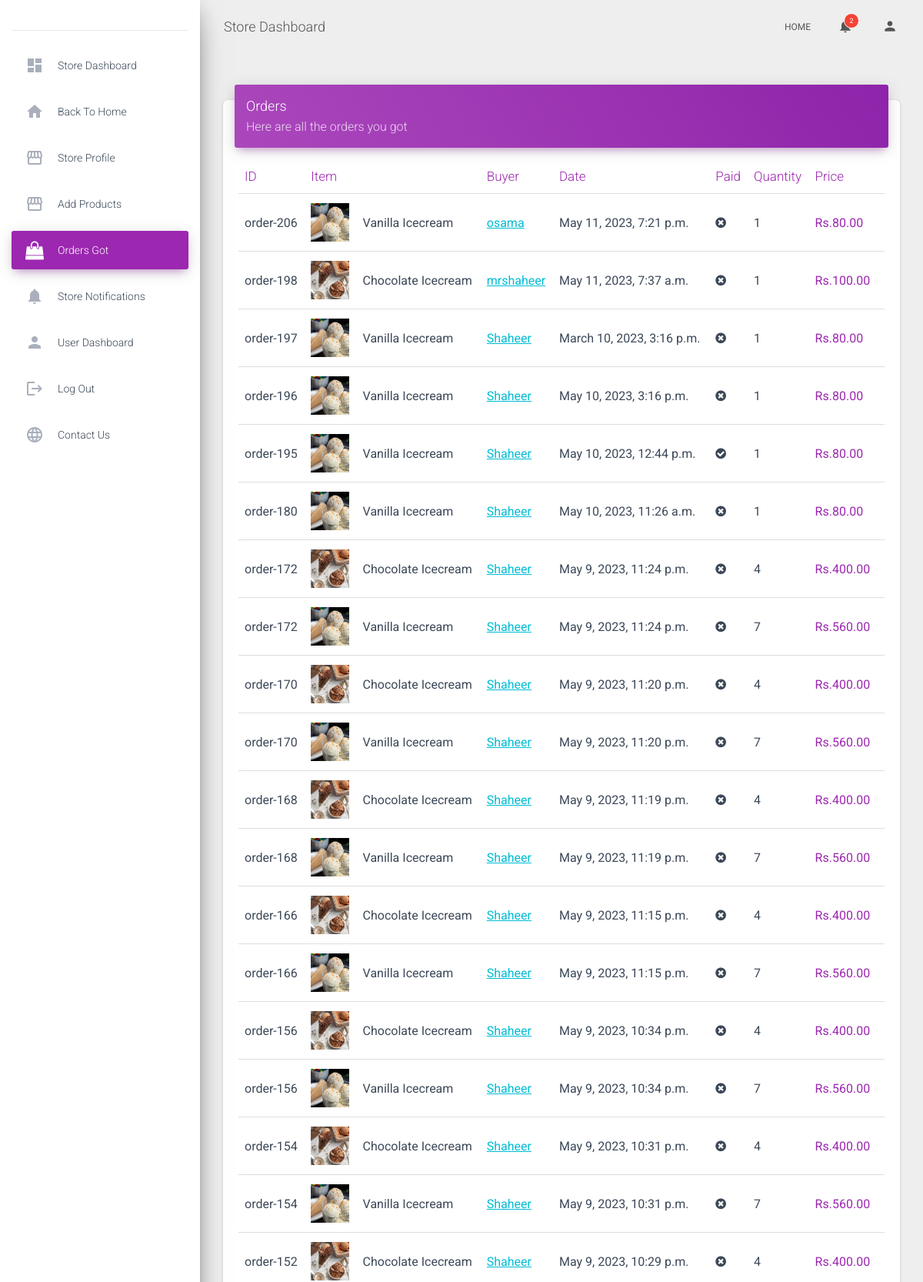
/vendor-orders/ (signed in, upper part), run on the app's committed database.
### core/models.py (models this page shows, shortened)
class CartOrderItems(models.Model):
    order = models.ForeignKey(CartOrder, on_delete=models.CASCADE)
    invoice_no = models.CharField(max_length=200)
    product_status = models.CharField(max_length=200)
    item = models.CharField(max_length=200)
    image = models.CharField(max_length=200)
    qty = models.IntegerField(default=0)
    price = models.DecimalField(max_digits=999999, decimal_places=2, default="100")
    total = models.DecimalField(max_digits=999999, decimal_places=2, default="100")
    product = models.ForeignKey(Product, on_delete=models.SET_NULL, null=True)
    class Meta:
        verbose_name_plural = "Cart Order Items"

class CartOrder(models.Model):
    user = models.ForeignKey(User, on_delete=models.CASCADE)
    price = models.DecimalField(max_digits=999999, decimal_places=2, default="100")
    paid_status = models.BooleanField(default=False)
    order_date = models.DateTimeField(auto_now_add=True)
    product_status = models.CharField(choices=STATUS_CHOICE, max_length=30, default="processing")
    payment_method = models.CharField(choices=PAYMENT_METHOD, max_length=255, null=True, default="cod")
    class Meta:
        verbose_name_plural = "Cart Orders"

class Product(models.Model):
    pid = ShortUUIDField(unique=True, length=10, max_length=30, alphabet="abcdefgh12345")
    title = models.CharField(max_length=100, default="Fresh product")
    image = models.ImageField(upload_to=user_directory_path, default="product.jpg")
    description = RichTextUploadingField(null=True, blank=True, default="This is the Product")
    user = models.ForeignKey(User, on_delete=models.SET_NULL, null=True)
    category = models.ForeignKey(Category, on_delete=models.SET_NULL, null=True, related_name="category")
    vendor = models.ForeignKey(Vendor, on_delete=models.SET_NULL, null=True, related_name="vendorproducts")
    price = models.DecimalField(max_digits=999999, decimal_places=2, default="100")
    old_price = models.DecimalField(max_digits=999999, decimal_places=2, default="200")
    tags = TaggableManager(blank=True)
    days_return = models.CharField(max_length=100, null=True, default="100")
    warranty_period = models.CharField(max_length=100, null=True, default="100")
    specification = RichTextUploadingField(null=True, blank=True)
    product_status = models.CharField(choices=STATUS, max_length=10, default="published")
    status = models.BooleanField(default=True)
    in_stock = models.BooleanField(default=True)
    featured = models.BooleanField(default=True)
    digital = models.BooleanField(default=False)
    sku = ShortUUIDField(unique=True, length=5, max_length=10, alphabet="1234567890")
    date = models.DateTimeField(auto_now_add=True)
    updated = models.DateTimeField(null=True, blank=True)
    class Meta:
        verbose_name_plural = "Products"
    def product_image(self):
        return mark_safe('<img src="%s" width="50" height="50"/>'% (self.image.url))

### userauths/models.py (models this page shows)
class User(AbstractUser):
    email=models.EmailField(unique=True)
    username=models.CharField(max_length=100)
    bio=models.CharField(max_length=255)
    is_vendor = models.BooleanField(null=True, default=False)
    USERNAME_FIELD = "email"
    REQUIRED_FIELDS = ["username"]
    def __str__(self):
        return self.username

### core/views.py (the view)
# urls.py: path('vendor-orders/', views.vendor_orders, name='vendor-orders'),
@login_required
def vendor_orders(request):
    if not Vendor.objects.filter(user=request.user).exists():
        messages.warning(request, "You first need to create your Store")
        return redirect('create-vendor-profile')
    vendor = Vendor.objects.get(user=request.user)
    orders = CartOrderItems.objects.filter(product__vendor=vendor, order__payment_method="cod").order_by("-id")
    context = {
        "order": orders,
    }
    return render(request, "core/vendor-orders.html", context)

### templates/core/vendor-orders.html (shortened to what this page needs)
{% extends 'core/base3.html' %}
{% block body %}
{% load static %}
<div class="content" style="overflow-y: scroll;">
  <div class="container-fluid">
    <div class="row">
      <div class="col-md-12">
        <div class="card">
          <div class="card-header card-header-primary">
            <h4 class="card-title">Orders</h4>
            <p class="card-category">Here are all the orders you got</p>
          </div>
          <div class="card-body">
            <div class="table-responsive">
              <table class="table">
                <thead class="text-primary">
                  <th>ID</th>
                  <th colspan="2">Item</th>
                  <th>Buyer</th>
                  <th>Date</th>
                  <th>Paid</th>
                  <th>Quantity</th>
                  <th>Price</th>
                </thead>
                <tbody>
                  {% for o in order %}
                  <tr>
                    <td>order-{{o.order.id}}</td>
                    <td>{{o.product.product_image}}</td>
                    <td>{{o.product.title}}</td>
                    <td><a href="{% url 'customer-profile' o.order.user.id %}"
                        style="text-decoration: underline; color: #00bcd4;">{{o.order.user}}</a></td>
                    <td>{{o.order.order_date}}</td>
                    {% if o.order.paid_status == True %}
                    <td><i class="fa fa-check-circle"></i></td>
                    {% else %}
                    <td><i class="fa fa-times-circle"></i></td>
                    {% endif %}
                    <td>{{o.qty}}</td>
                    <td class="text-primary">Rs.{{o.total}}</td>
                  </tr>
                  {% endfor %}
                </tbody>
              </table>
            </div>
          </div>
        </div>
      </div>
    </div>
  </div>
</div>
{% endblock body %}

### data on the page
CartOrderItems: order.id "206", product.product_image (picture), product "Vanilla Icecream", order.user "osama", order.order_date "May 11, 2023, 7:21 p.m.", qty "1", total "80.00"
CartOrderItems: order.id "198", product.product_image (picture), product "Chocolate Icecream", order.user "mrshaheer", order.order_date "May 11, 2023, 7:37 a.m.", qty "1", total "100.00"
CartOrderItems: order.id "197", product.product_image (picture), product "Vanilla Icecream", order.user "Shaheer", order.order_date "March 10, 2023, 3:16 p.m.", qty "1", total "80.00"
CartOrderItems: order.id "196", product.product_image (picture), product "Vanilla Icecream", order.user "Shaheer", order.order_date "May 10, 2023, 3:16 p.m.", qty "1", total "80.00"
CartOrderItems: order.id "195", product.product_image (picture), product "Vanilla Icecream", order.user "Shaheer", order.order_date "May 10, 2023, 12:44 p.m.", qty "1", total "80.00"
CartOrderItems: order.id "180", product.product_image (picture), product "Vanilla Icecream", order.user "Shaheer", order.order_date "May 10, 2023, 11:26 a.m.", qty "1", total "80.00"
CartOrderItems: order.id "172", product.product_image (picture), product "Chocolate Icecream", order.user "Shaheer", order.order_date "May 9, 2023, 11:24 p.m.", qty "4", total "400.00"
CartOrderItems: order.id "172", product.product_image (picture), product "Vanilla Icecream", order.user "Shaheer", order.order_date "May 9, 2023, 11:24 p.m.", qty "7", total "560.00"
CartOrderItems: order.id "170", product.product_image (picture), product "Chocolate Icecream", order.user "Shaheer", order.order_date "May 9, 2023, 11:20 p.m.", qty "4", total "400.00"
CartOrderItems: order.id "170", product.product_image (picture), product "Vanilla Icecream", order.user "Shaheer", order.order_date "May 9, 2023, 11:20 p.m.", qty "7", total "560.00"
CartOrderItems: order.id "168", product.product_image (picture), product "Chocolate Icecream", order.user "Shaheer", order.order_date "May 9, 2023, 11:19 p.m.", qty "4", total "400.00"
CartOrderItems: order.id "168", product.product_image (picture), product "Vanilla Icecream", order.user "Shaheer", order.order_date "May 9, 2023, 11:19 p.m.", qty "7", total "560.00"
CartOrderItems: order.id "166", product.product_image (picture), product "Chocolate Icecream", order.user "Shaheer", order.order_date "May 9, 2023, 11:15 p.m.", qty "4", total "400.00"
CartOrderItems: order.id "166", product.product_image (picture), product "Vanilla Icecream", order.user "Shaheer", order.order_date "May 9, 2023, 11:15 p.m.", qty "7", total "560.00"
CartOrderItems: order.id "156", product.product_image (picture), product "Chocolate Icecream", order.user "Shaheer", order.order_date "May 9, 2023, 10:34 p.m.", qty "4", total "400.00"
CartOrderItems: order.id "156", product.product_image (picture), product "Vanilla Icecream", order.user "Shaheer", order.order_date "May 9, 2023, 10:34 p.m.", qty "7", total "560.00"
CartOrderItems: order.id "154", product.product_image (picture), product "Chocolate Icecream", order.user "Shaheer", order.order_date "May 9, 2023, 10:31 p.m.", qty "4", total "400.00"
CartOrderItems: order.id "154", product.product_image (picture), product "Vanilla Icecream", order.user "Shaheer", order.order_date "May 9, 2023, 10:31 p.m.", qty "7", total "560.00"
CartOrderItems: order.id "152", product.product_image (picture), product "Chocolate Icecream", order.user "Shaheer", order.order_date "May 9, 2023, 10:29 p.m.", qty "4", total "400.00"

### other printed values
{{ unread_ven_noti|length }} "2"
